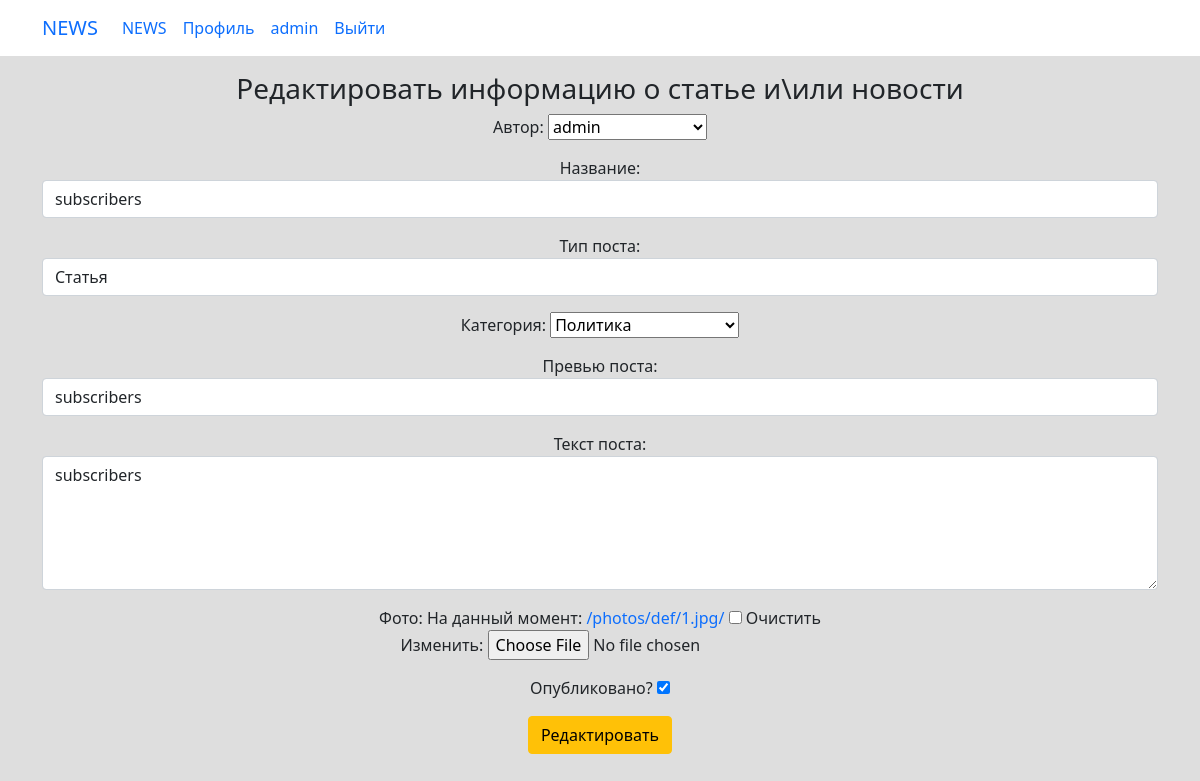
The page /news/223/edit/ (signed in) on the database its author committed.
### news/models.py (models this page shows, shortened)
class Post(models.Model):
    PostAuthor = models.ForeignKey(Author, on_delete=models.CASCADE, verbose_name='Автор поста')
    PostNews = 'PN'
    PostArticle = 'PA'
    POSITIONS = [
        (PostArticle, 'Статья'),
        (PostNews, 'Новость'),
    ]
    postCategory = models.ManyToManyField(Category, verbose_name='Категория поста',  through='PostCategory')
    title = models.CharField(max_length=50, verbose_name='Название')
    positions = models.CharField(max_length=2, choices=POSITIONS, default=PostArticle, verbose_name='Тип поста')
    category_id = models.ForeignKey(Category, verbose_name='Категория', null=True, on_delete=models.CASCADE, related_name='category_id')
    data = models.DateTimeField(auto_now_add=True, verbose_name='Дата создания')
    data_update = models.DateTimeField(auto_now=True, verbose_name='Дата редактирования')
    photo = models.ImageField(upload_to='photos/%Y/%m/%d/', verbose_name='Фото', blank=True, default='/photos/def/1.jpg/')
    previewName = models.CharField(max_length=128, verbose_name='Превью поста')
    text = models.TextField(verbose_name='Текст поста')
    rating = models.SmallIntegerField(default=0, verbose_name='Рейтинг')
    public = models.BooleanField(default=True, verbose_name='Опубликовано')
    class Meta:
        verbose_name = 'Пост'
        verbose_name_plural = 'Посты'

### news/views.py (the view)
# urls.py: path('<int:pk>/edit/', newsUpdate.as_view(), name='news_update'),
class newsUpdate(LoginRequiredMixin, PermissionRequiredMixin, UpdateView):
    model = Post
    template_name = 'news/news_update.html'
    form_class = NewsForm
    permission_required = 'news.change_post'
    def get_object(self, **kwargs):
        id = self.kwargs.get('pk')
        return Post.objects.get(pk=id)

### news/forms.py
class NewsForm(ModelForm):
    public = BooleanField(label='Опубликовано?', initial=True, required=False)
    category_id = ModelChoiceField(queryset=Category.objects.all(), label='Категория', empty_label='Выберите категорию')
    PostAuthor = ModelChoiceField(queryset=Author.objects.all(), label='Автор', empty_label='Выберите автора')
    class Meta:
        model = Post
        fields = [
            'PostAuthor',
            'title',
            'positions',
            'category_id',
            'previewName',
            'text',
            'photo',
            'public'
        ]
        widgets = {
            'PostAuthor': forms.Select(attrs={'class': 'form-control'}),
            'title': forms.TextInput(attrs={'class': 'form-control'}),
            'positions': forms.Select(attrs={'class': 'form-control'}),
            'category_id': forms.Select(attrs={'class': 'form-control'}),
            'previewName': forms.TextInput(attrs={'class': 'form-control'}),
            'text': forms.Textarea(attrs={'class': 'form-control', 'rows': 5}),
        }

### news/models.py (called while the page is built)
    def __str__(self):
        return str(self.authorUser)

    def __str__(self):
        return self.category_name

### templates/news/news_update.html (shortened to what this page needs)
{% extends 'flatpages/base.html' %}
{% load custom_filters %}
{% block content %}
<div style="text-align: center">
    <h3>Редактировать информацию о статье и\или новости</h3>
    <form method="POST" enctype="multipart/form-data">
        <div> {{ form.as_p }}</div>
        <input type="submit" class="btn btn-warning" value="Редактировать">
    </form>
</div>
{% endblock content %}

### rows shown on the page
Post: PostAuthor "admin", title "subscribers", positions "Статья", category_id "Политика", previewName "subscribers", text "subscribers", public "☑"
